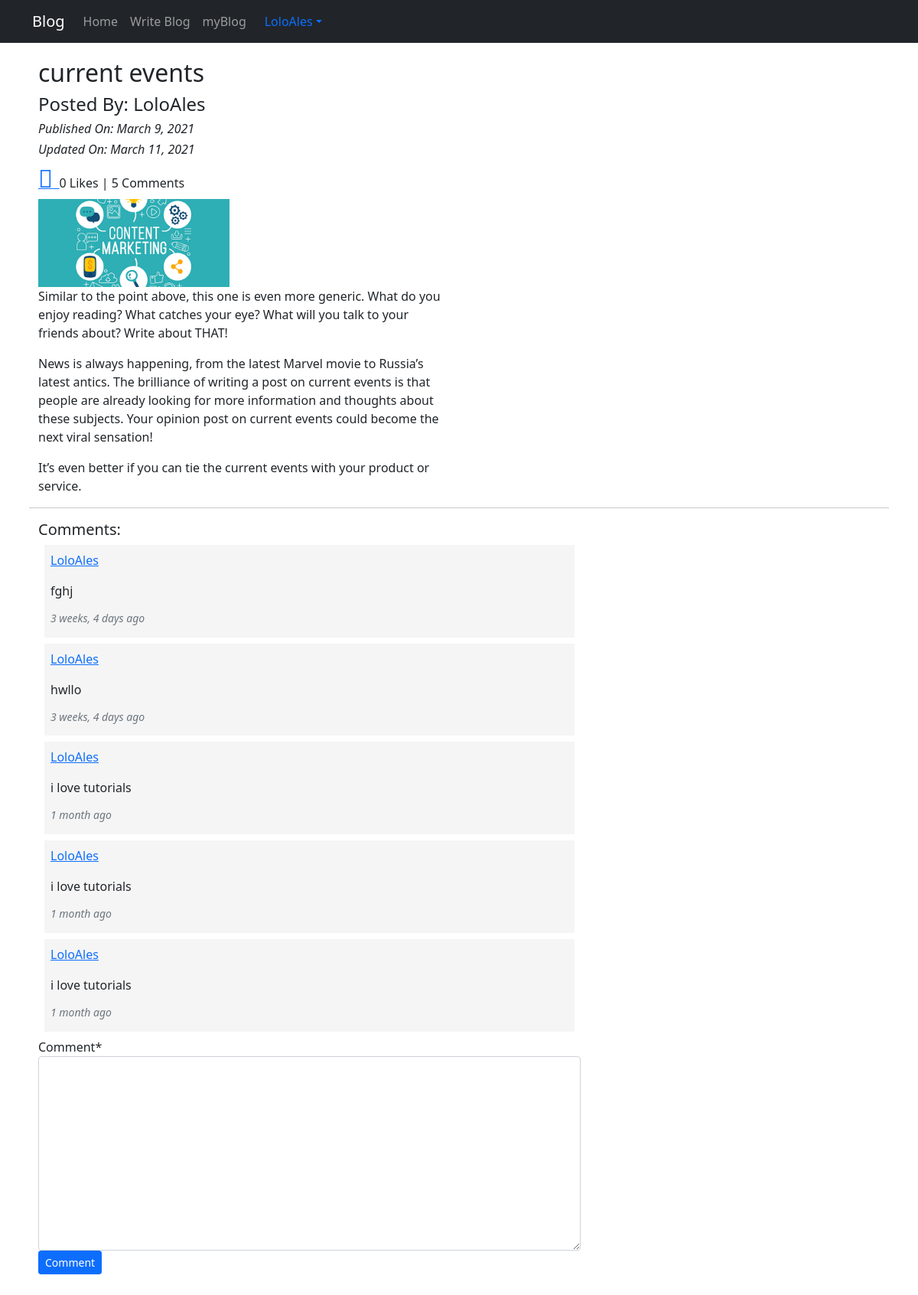
Screenshot of /blog/Login-47b1f1ac-456e-4052-ab6c-f173695b16b4/ (signed in) with the database file from the repository.
### AppBlog/models.py (models this page shows, shortened)
class Blog(models.Model):
    author = models.ForeignKey(User,on_delete=models.CASCADE,related_name='post_author')
    blog_title = models.CharField(max_length=265,verbose_name='Add a title')
    slug = models.SlugField(max_length=265,unique=True)
    blog_content = models.TextField(verbose_name='What is on your mind')
    blog_image = models.ImageField(upload_to='blog_images',verbose_name='blog image')
    publish_date = models.DateTimeField(auto_now_add=True)
    update_date = models.DateTimeField(auto_now=True)
    class Meta:
        ordering = ['-publish_date']

class Comment(models.Model):
    blog = models.ForeignKey(Blog,on_delete=models.CASCADE,related_name='blog_comment')
    user = models.ForeignKey(User,on_delete=models.CASCADE,related_name='user_comment')
    comment = models.TextField()
    comment_date = models.DateTimeField(auto_now_add=True)
    class Meta:
        ordering = ['-comment_date']

### AppBlog/views.py (the view, shortened to what this page needs)
# urls.py: path('<slug:slug>/',views.blog_details,name='blog_Details'),
@login_required
def blog_details(request,slug):
    blog = Blog.objects.get(slug=slug)
    comment_form = CommentForm()
    already_liked = Likes.objects.filter(blog=blog,user=request.user)
    if already_liked:
        liked = True
    else:
        liked = False
    return render(request, 'AppBlog/blogDetails.html' ,context={'blog':blog,'comment_form':comment_form,'liked':liked})

### AppBlog/forms.py
class CommentForm(forms.ModelForm):
    class Meta:
        model = Comment
        fields = ('comment', )

### templates/AppBlog/blogDetails.html (shortened to what this page needs)
{% extends 'base.html' %}
{% load humanize %}
{% load crispy_forms_tags %}
{% block body %}
<div class="row">
    <div class="col-sm-6">
        <h2>{{ blog.blog_title }}</h2>
        <h4> Posted By: {{ blog.author }}</h4>
        <i>
            <h6> Published On: {{ blog.publish_date|naturalday }}</h6>
        </i>
        <i>
            <h6> Updated On: {{ blog.update_date|naturalday }}</h6>
        </i>
        <h6>
            {% if not liked %}
            <a href="{% url 'AppBlog:liked_post' pk=blog.pk  %}">
                <i class="fab fa-thumbs-o-up  fa-2x"> </i>
            </a>
            {% else %}
            <a href="{% url 'AppBlog:unliked_post' pk=blog.pk  %}">
                <i class="fa fa-thumbs-o-down fa-2x"> </i>
            </a>
            {% endif %}
            {{ blog.like_blog.count }} Like{{ blog.like_blog.count|pluralize }} | {{ blog.blog_comment.count}} Comments
        </h6>
        <div class="row">
            <div class="col-sm-6">
                <img src="/media/{{ blog.blog_image}}" width="250px">
            </div>
        </div>
        {{blog.blog_content | linebreaks }}
    </div>
    <hr>
    <div class="row">
        <div class="col-sm-8">
            <h5> Comments:</h5>
            {% for comment in blog.blog_comment.all %}
            <div class="p-2 m-2" style="background-color: #f5f5f5;">
                <p> <a href="#"> {{ comment.user }} </a> </p>
                <p>{{ comment.comment }} </p>
                <h6 class="text-muted small"><i>{{ comment.comment_date|naturaltime }}</i></h6>
            </div>
            {% endfor %}
        </div>
        <div class="col-sm-8">
            <form method="post">
                {{ comment_form| crispy }}
                <button type="submit" class="btn btn-primary btn-sm">Comment</button>
            </form>
        </div>
    </div>
</div>
<br><br><br><br><br>
{% endblock %}

### templates/base.html (shortened to what this page needs)
<!doctype html>
{% load static %}
<html lang="en">
<head>
  <link href="https://cdn.jsdelivr.net/npm/bootstrap@5.0.0-beta2/dist/css/bootstrap.min.css" rel="stylesheet"
>
  <link rel="stylesheet" href="https://stackpath.bootstrapcdn.com/font-awesome/4.7.0/css/font-awesome.min.css">
</head>
<body>
  <nav class="navbar navbar-expand-sm navbar-dark bg-dark sticky-top ">
    <div class="container">
      <a class="navbar-brand" href="#">Blog</a>
      <div class="collapse navbar-collapse" id="collapsibleNavId">
        <ul class="navbar-nav mr-auto mt-2 mt-lg-0">
          <li class="nav-item active">
            <a class="nav-link" href="{% url 'index' %}">Home</a>
          </li>
          {% if user.is_authenticated %}
          <li class="nav-item">
            <a class="nav-link" href="{% url 'AppBlog:CreateBlog' %}">Write Blog</a>
          </li>
          <li class="nav-item">
            <a class="nav-link" href="{% url 'AppBlog:my_blogs' %}"> myBlog</a>
          </li>
          {% else %}
          <a class="nav-link" href="{% url 'AppLogin:signin' %}">Sign In</a>
          </li>
          <li class="nav-item">
            <a class="nav-link" href="{% url 'AppLogin:signup' %}">Sign Up</a>
          </li>
          {% endif %}
        </ul>
        {% if user.is_authenticated %}
        <ul class="nav navbar-right">
          <li class="nav-item dropdown">
            <a class="nav-link dropdown-toggle" href="#" id="dropdownId" data-bs-toggle="dropdown" aria-haspopup="true"
              aria-expanded="false">{{user.username}}</a>
          </li>
        </ul>
        {% endif %}
      </div>
    </div>
  </nav>
  <div class="container" style="padding: 20px;">
    {% block body %}
    {%endblock%}
  </div>
</body>
</html>

### rows the page displays
Blog: blog_title "current events", author "LoloAles", publish_date "March 9, 2021", update_date "March 11, 2021", like_blog.count "0", blog_comment.count "5", blog_image (picture), blog_content "Similar to the point above, this one is even more generic. What do you enjoy reading? What catches your eye? What will you talk to your friends about? Write about THAT! News is always happening, from the latest Marvel movie to Russia’s latest antics. The brilliance of writing a post on current events is that people are already looking for more information and thoughts about these subjects. Your opinion post on current events could become the next viral sensation! It’s even better if you can tie the current events with your product or service."
Comment: user "LoloAles", comment "fghj", comment_date "3 weeks, 4 days ago"
Comment: user "LoloAles", comment "hwllo", comment_date "3 weeks, 4 days ago"
Comment: user "LoloAles", comment "i love tutorials", comment_date "1 month ago"
Comment: user "LoloAles", comment "i love tutorials", comment_date "1 month ago"
Comment: user "LoloAles", comment "i love tutorials", comment_date "1 month ago"

### other values shown
{{ user.username }} "LoloAles"
